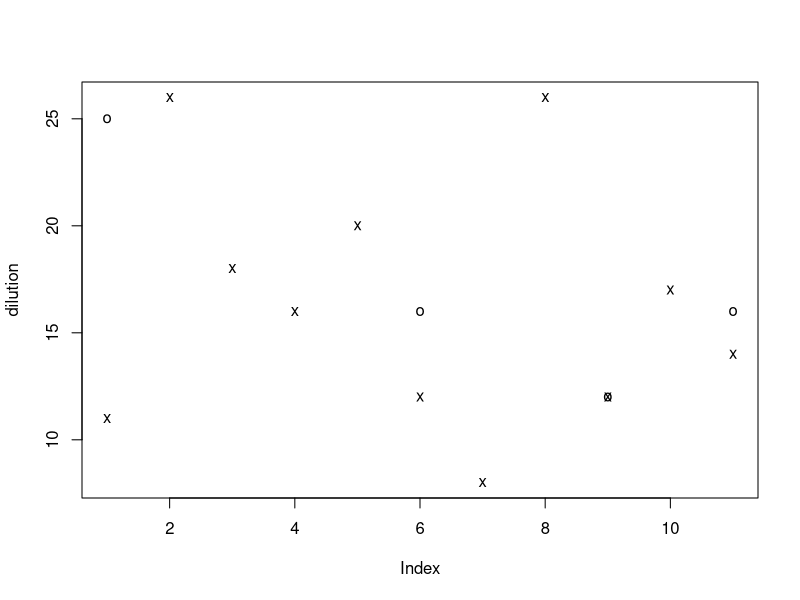

Write the R code that produced this figure. (Note: this script raises an error after producing the figure.)
# Data generated with this part of the code
# -------------------------------------------
set.seed(9256132)
BOD.mean = 14
BOD.sd = 0.4 * BOD.mean
N = 11

dilution <- round(rnorm(N, mean=BOD.mean, sd=BOD.sd))
manometric <- round(rnorm(N, mean=BOD.mean*1.6, sd=1.5*BOD.sd))


# Analysis of the data here:
dilution <-   c(11, 26, 18, 16, 20, 12,  8, 26, 12, 17, 14)
manometric <- c(25,  3, 27, 30, 33, 16, 28, 27, 12, 32, 16)

mean(manometric)
mean(dilution)

plot(dilution, type="p", pch="x")
lines(manometric, type="p", pch="o")

bitmap('BOD-comparison-plot.png', type="png256", width=7, height=7, res=250, pointsize=14) 
par(mar=c(4.2, 4.2, 0.2, 0.2))  # (bottom, left, top, right); defaults are par(mar=c(5, 4, 4, 2) + 0.1)
plot(dilution-manometric, type="b", ylab="Dilution - Manometric", xlab="Sample number", cex.lab=1.5, cex.main=1.8, cex.sub=1.8, cex.axis=1.8)
abline(h=0, col="grey60")
dev.off()



# I used the same function in "brittleness-comparison-assignment3-2010.R"
group_difference <- function(groupA, groupB)
{    
    # This function assumes either group has missing data.  Calculate
    # the mean and variance omitting the missing values
    
    A.mean <- mean(groupA[!is.na(groupA)])
    A.var <- var(groupA[!is.na(groupA)])
    A.N <- length(groupA[!is.na(groupA)])

    B.mean <- mean(groupB[!is.na(groupB)])
    B.var <- var(groupB[!is.na(groupB)])
    B.N <- length(groupB[!is.na(groupB)])
    
    print(c(A.mean, B.mean, A.var, B.var, A.N, B.N))
    
    difference <- B.mean - A.mean
    var.DOF <- (A.N - 1 + B.N - 1)
    var.pooled <- ((A.N - 1) * A.var + (B.N - 1) * B.var) / var.DOF
    
    sd.denom <- sqrt(var.pooled *(1/A.N + 1/B.N))
    print(c(difference, var.DOF, var.pooled, sd.denom))
    z <- (difference - 0) / sd.denom
    t.critical <- pt(z, var.DOF)
    
    LB <- difference - qt(0.975, df=var.DOF)*sd.denom
    UB <- difference + qt(0.975, df=var.DOF)*sd.denom
return(list(z, t.critical, LB, UB))
}

group_difference(dilution, manometric)
# z = 1.858495
# t.critical = 0.96106 (1-0.001474538)
# -0.7677425 < mu.diff < 13.31320

t.test(dilution, manometric, alternative="two.sided", mu = 0, paired = FALSE, var.equal = TRUE, conf.level = 0.95)
#   Two Sample t-test
# 
# data:  dilution and manometric 
# t = -1.8585, df = 20, p-value = 0.07788
# alternative hypothesis: true difference in means is not equal to 0 
# 95 percent confidence interval:
#  -13.3131971   0.7677425 
# sample estimates:
# mean of x mean of y 
#  16.36364  22.63636 


# Drop out the second point
dilution[2] <- NA
manometric[2] <- NA
group_difference(dilution, manometric)
# z = 3.237439
# t.critical = 0.997715
# 3.2297 < mu.diff < 15.1703

t.test(dilution, manometric, alternative="two.sided", mu = 0, paired = FALSE, var.equal = TRUE, conf.level = 0.95)
#   Two Sample t-test
# 
# data:  dilution and manometric 
# t = -3.2374, df = 18, p-value = 0.00457
# alternative hypothesis: true difference in means is not equal to 0 
# 95 percent confidence interval:
#  -15.1703  -3.2297


#========================
# Pairing
#
groupA <- dilution
groupB <- manometric

diffs <- groupB[!is.na(groupA) & !is.na(groupB)] - groupA[!is.na(groupA) & !is.na(groupB)]

diffs
diffs.mean = mean(diffs)
diffs.sd = sd(diffs)
c(diffs.mean, diffs.sd)
diffs.N = length(diffs)
t.crit = qt(0.975, df=diffs.N-1)
LB = diffs.mean  - t.crit * diffs.sd / sqrt(diffs.N)
UB = diffs.mean  + t.crit * diffs.sd / sqrt(diffs.N)
c(LB, UB)